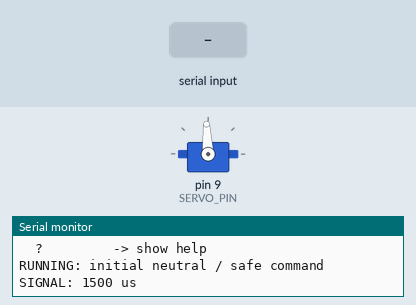
Simulated run of this sketch. Board: Arduino Uno, built with avr-gcc and run on an emulated ATmega328P. On the bench: servo, the last lines printed to the serial monitor. The test bench sets the inputs (shaded band).

Above: at 2.6 s.
2.7 s: "auto\n" received over Serial
At 4.9 s:
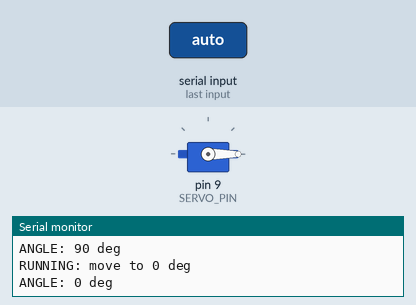
At 7.5 s:
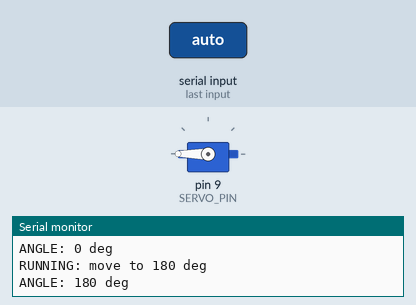
Timing chart, 0 to 20.4 s (numbered marks = the images above; inputs shaded):
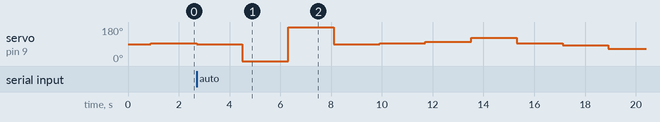

The sketch:

11_servo_360_capability_test.ino
```cpp
/*
  11_servo_360_capability_test
  Diagnostic test to determine whether the connected servo is:
  1) a standard positional servo, or
  2) a continuous rotation servo.

  IMPORTANT:
  - Remove the horn/linkage before this test if possible.
  - Use external 5V/6V supply with shared GND.
  - Default pin is D9. Change SERVO_PIN to D5 if you want to test the elevation servo.
*/

#include <Servo.h>

#define SERVO_PIN 9
#define SERIAL_BAUD 115200

#define NEUTRAL_US 1500
#define CW_SLOW_US 1600
#define CW_FAST_US 1800
#define CCW_SLOW_US 1400
#define CCW_FAST_US 1200

#define POS_MIN_ANGLE 0
#define POS_CENTER_ANGLE 90
#define POS_MAX_ANGLE 180

#define HOLD_MS 1800

Servo testServo;
String inputBuffer = "";

void printIntro() {
  Serial.println(F("START: 11_servo_360_capability_test"));
  Serial.println(F("PART: Servo 360 capability check"));
  Serial.println(F("PINS: SERVO_PIN=D9 by default"));
  Serial.println(F("POWER: use external 5V/6V supply with shared GND"));
  Serial.println(F("IMPORTANT: remove the horn/linkage before test if possible"));
  Serial.println(F("GOAL: determine if the servo is standard positional or continuous rotation"));
  Serial.println();
  Serial.println(F("HOW TO INTERPRET RESULT:"));
  Serial.println(F("- If it moves to an angle and stops: standard positional servo"));
  Serial.println(F("- If it keeps spinning while the command is held: continuous rotation servo"));
  Serial.println(F("- A standard servo CANNOT do true 360 degree positioning"));
  Serial.println(F("- A continuous rotation servo CAN rotate continuously, but CANNOT hold a precise angle like 37 deg"));
  Serial.println();
}

void printHelp() {
  Serial.println(F("COMMANDS:"));
  Serial.println(F("  auto      -> run full diagnostic cycle"));
  Serial.println(F("  neutral   -> send 1500us / center-stop signal"));
  Serial.println(F("  cwslow    -> continuous rotation test clockwise slow"));
  Serial.println(F("  cwfast    -> continuous rotation test clockwise fast"));
  Serial.println(F("  ccwslow   -> continuous rotation test counter-clockwise slow"));
  Serial.println(F("  ccwfast   -> continuous rotation test counter-clockwise fast"));
  Serial.println(F("  pos0      -> positional test to 0 deg"));
  Serial.println(F("  pos90     -> positional test to 90 deg"));
  Serial.println(F("  pos180    -> positional test to 180 deg"));
  Serial.println(F("  stop      -> same as neutral"));
  Serial.println(F("  ?         -> show help"));
  Serial.println();
}

void sendMicrosecondsCommand(int us, const __FlashStringHelper* label, unsigned long holdMs) {
  Serial.print(F("RUNNING: "));
  Serial.println(label);
  Serial.print(F("SIGNAL: "));
  Serial.print(us);
  Serial.println(F(" us"));
  testServo.writeMicroseconds(us);
  delay(holdMs);
}

void sendAngleCommand(int angle, const __FlashStringHelper* label, unsigned long holdMs) {
  Serial.print(F("RUNNING: "));
  Serial.println(label);
  Serial.print(F("ANGLE: "));
  Serial.print(angle);
  Serial.println(F(" deg"));
  testServo.write(angle);
  delay(holdMs);
}

void runAutoDiagnostic() {
  Serial.println(F("AUTO: Stage 1 -> positional commands"));
  sendAngleCommand(POS_CENTER_ANGLE, F("move to 90 deg"), HOLD_MS);
  sendAngleCommand(POS_MIN_ANGLE, F("move to 0 deg"), HOLD_MS);
  sendAngleCommand(POS_MAX_ANGLE, F("move to 180 deg"), HOLD_MS);
  sendAngleCommand(POS_CENTER_ANGLE, F("return to 90 deg"), HOLD_MS);

  Serial.println(F("OBSERVE: if the servo simply goes to each angle and stops, it is a standard servo"));
  Serial.println();

  Serial.println(F("AUTO: Stage 2 -> continuous rotation style commands"));
  sendMicrosecondsCommand(NEUTRAL_US, F("neutral / stop test"), HOLD_MS);
  sendMicrosecondsCommand(CW_SLOW_US, F("clockwise slow test"), HOLD_MS);
  sendMicrosecondsCommand(CW_FAST_US, F("clockwise fast test"), HOLD_MS);
  sendMicrosecondsCommand(NEUTRAL_US, F("neutral / stop test"), HOLD_MS);
  sendMicrosecondsCommand(CCW_SLOW_US, F("counter-clockwise slow test"), HOLD_MS);
  sendMicrosecondsCommand(CCW_FAST_US, F("counter-clockwise fast test"), HOLD_MS);
  sendMicrosecondsCommand(NEUTRAL_US, F("neutral / stop test"), HOLD_MS);

  Serial.println(F("RESULT GUIDE:"));
  Serial.println(F("- Standard servo: it will only twitch or move to a limited angle, not keep spinning"));
  Serial.println(F("- Continuous servo: it will keep spinning while CW/CCW command is active"));
  Serial.println(F("- If it is standard, true 360 degree rotation is NOT possible with this servo"));
  Serial.println(F("- If it is continuous, you lose exact angle targeting and it will not suit your radar turret aiming"));
  Serial.println(F("AUTO COMPLETE"));
  Serial.println();
}

void handleCommand(String cmd) {
  cmd.trim();
  cmd.toLowerCase();
  if (cmd.length() == 0) return;

  if (cmd == "auto") {
    runAutoDiagnostic();
    return;
  }

  if (cmd == "neutral" || cmd == "stop") {
    sendMicrosecondsCommand(NEUTRAL_US, F("neutral / stop"), HOLD_MS);
    return;
  }

  if (cmd == "cwslow") {
    sendMicrosecondsCommand(CW_SLOW_US, F("clockwise slow"), HOLD_MS);
    return;
  }

  if (cmd == "cwfast") {
    sendMicrosecondsCommand(CW_FAST_US, F("clockwise fast"), HOLD_MS);
    return;
  }

  if (cmd == "ccwslow") {
    sendMicrosecondsCommand(CCW_SLOW_US, F("counter-clockwise slow"), HOLD_MS);
    return;
  }

  if (cmd == "ccwfast") {
    sendMicrosecondsCommand(CCW_FAST_US, F("counter-clockwise fast"), HOLD_MS);
    return;
  }

  if (cmd == "pos0") {
    sendAngleCommand(POS_MIN_ANGLE, F("move to 0 deg"), HOLD_MS);
    return;
  }

  if (cmd == "pos90") {
    sendAngleCommand(POS_CENTER_ANGLE, F("move to 90 deg"), HOLD_MS);
    return;
  }

  if (cmd == "pos180") {
    sendAngleCommand(POS_MAX_ANGLE, F("move to 180 deg"), HOLD_MS);
    return;
  }

  if (cmd == "?") {
    printHelp();
    return;
  }

  Serial.println(F("UNKNOWN COMMAND"));
  printHelp();
}

void readSerialCommands() {
  while (Serial.available() > 0) {
    char c = (char)Serial.read();
    if (c == '\r') continue;

    if (c == '\n') {
      handleCommand(inputBuffer);
      inputBuffer = "";
    } else {
      inputBuffer += c;
    }
  }
}

void setup() {
  Serial.begin(SERIAL_BAUD);
  testServo.attach(SERVO_PIN);
  delay(800);

  printIntro();
  printHelp();
  sendMicrosecondsCommand(NEUTRAL_US, F("initial neutral / safe command"), 600);
}

void loop() {
  readSerialCommands();
}
```

Measured:
- after the input at 2.7 s, servo on pin 9 (SERVO_PIN): 93° → 90° at once, → 0° 1.8 s later, → 180° 1.8 s later, → 90° 1.8 s later, … (10 changes in this stretch)
